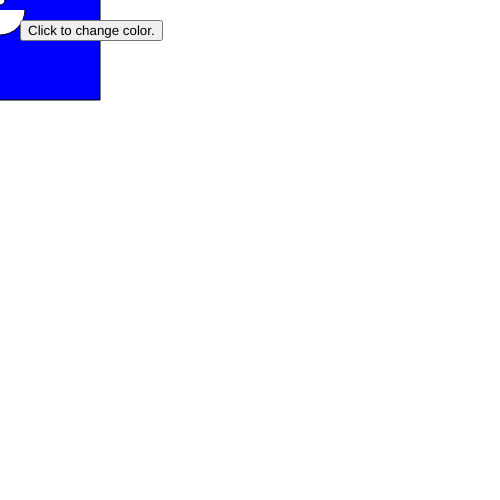
Frame 1 (no input)
Frame 60 (no input): identical to frame 1, image omitted
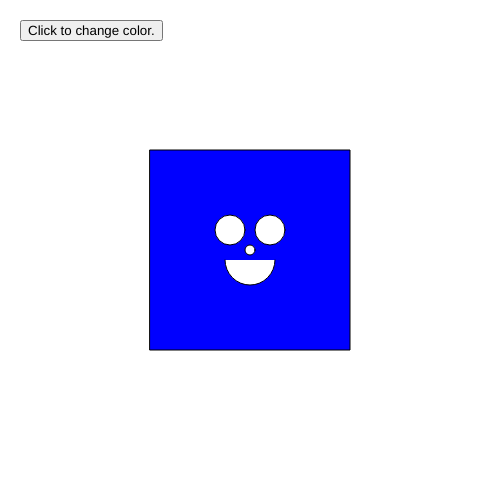
Frame 120 (the mouse pressed at the canvas centre since frame 60)

The p5.js sketch that drew these frames (run headless with seeded random() and noise() and a simulated clock; from frame 60 on, the mouse is pressed at the canvas centre):

// p5.js sketch
// ── sketch.js
var pointX = 0;
var pointY = 0;

var faceColor = "blue";
var following = true;

var colorButton;

function setup() {
  // put setup code here
  createCanvas(500, 500);
  pointX = width / 2;
  pointY = height / 2;

  console.log("pointX " + pointX + " pointY " + pointY);

  //creates an html tag for a button. does not need to be rendered at 60fps
  colorButton = createButton("Click to change color.");
  colorButton.position(20, 20);
  colorButton.mousePressed(function() {

    faceColor = "pink";

  });
}

function draw() {
  // put drawing code here
  background(255);

  if (following) {
    //pointX = 100;
    //pointY = 100;
    pointX = mouseX;
    pointY = mouseY;
    fill(faceColor);
    rect(pointX - 100, pointY - 100, 200, 200);
    fill(255);
    ellipse(pointX, pointY, 10, 10);
    ellipse(pointX + 20, pointY - 20, 30, 30);
    ellipse(pointX - 20, pointY - 20, 30, 30);

    // arc(x,y,width,height,start,end)
    arc(pointX, pointY + 10, 50, 50, 0, PI);

    //ellipse(point2, point2, 10,10);
  } else {
    fill(faceColor);
    rect(pointX - 100, pointY - 100, 200, 200);
    fill(255);
    ellipse(pointX, pointY, 10, 10);
    ellipse(pointX + 20, pointY - 20, 30, 30);
    ellipse(pointX - 20, pointY - 20, 30, 30);

    // arc(x,y,width,height,start,end)
    arc(pointX, pointY + 10, 50, 50, 0, PI);
  }
} //end of draw



function mousePressed() {
  //faceColor = "red";
}


function mouseReleased() {
  //faceColor = "blue";
}

function keyPressed() {
    following = !following;
    faceColor = "purple";
}
